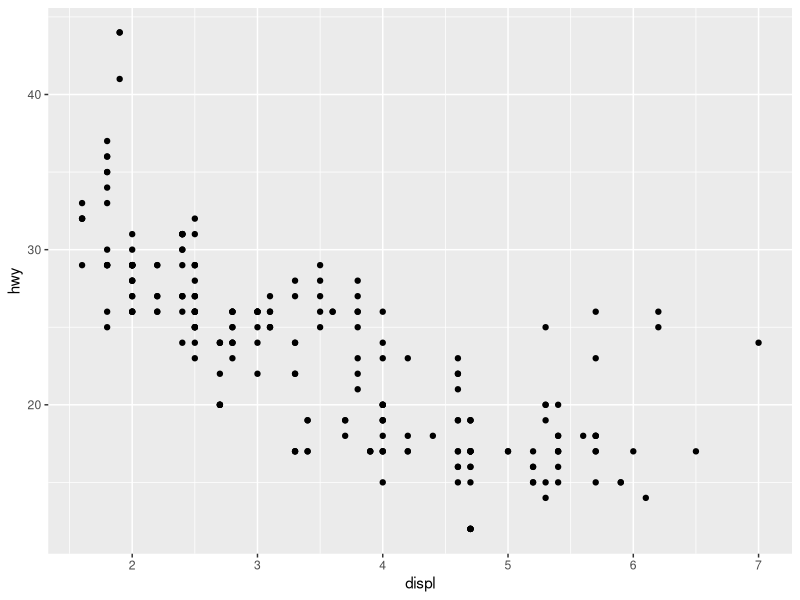
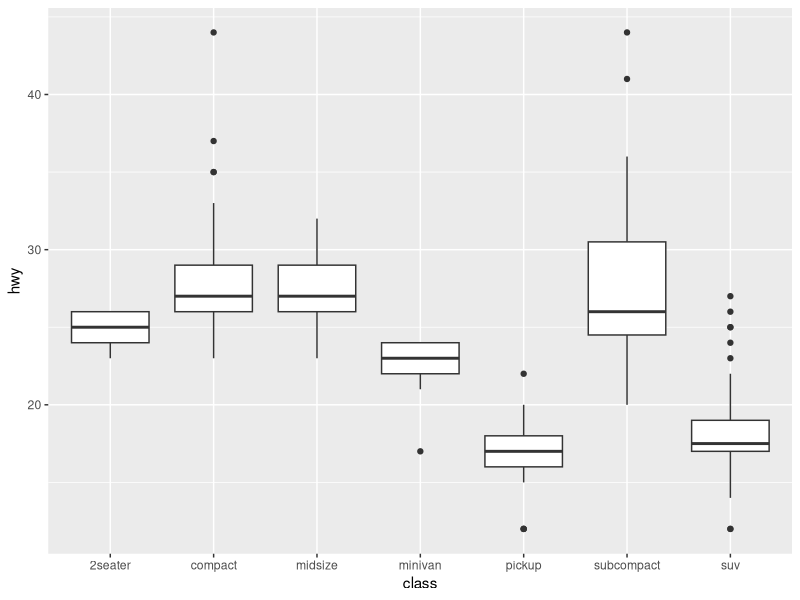
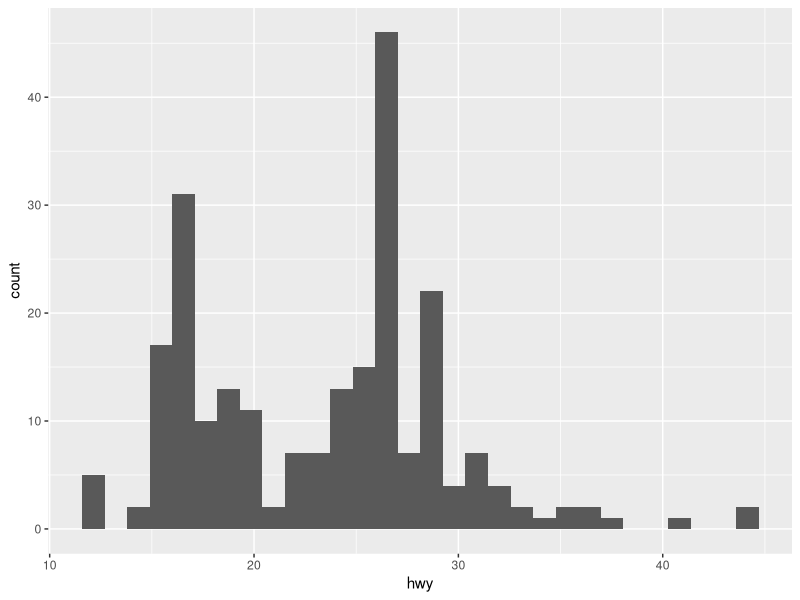
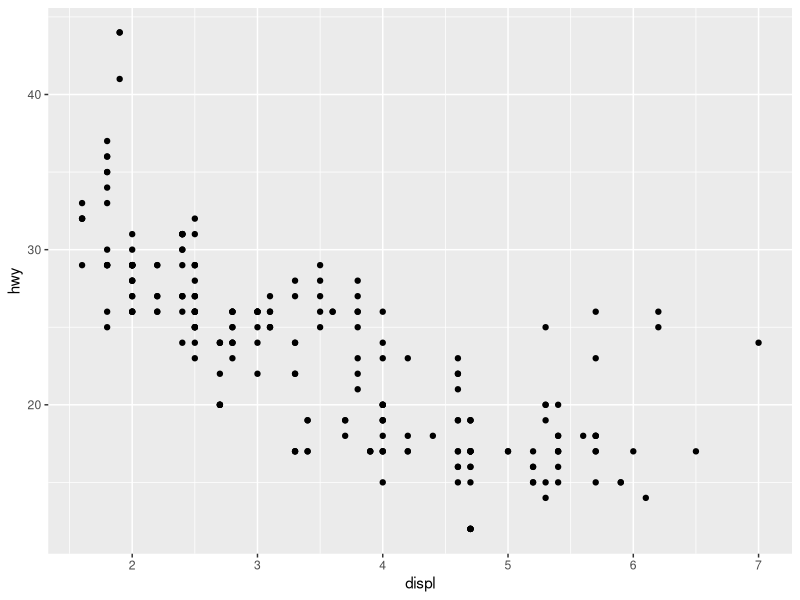
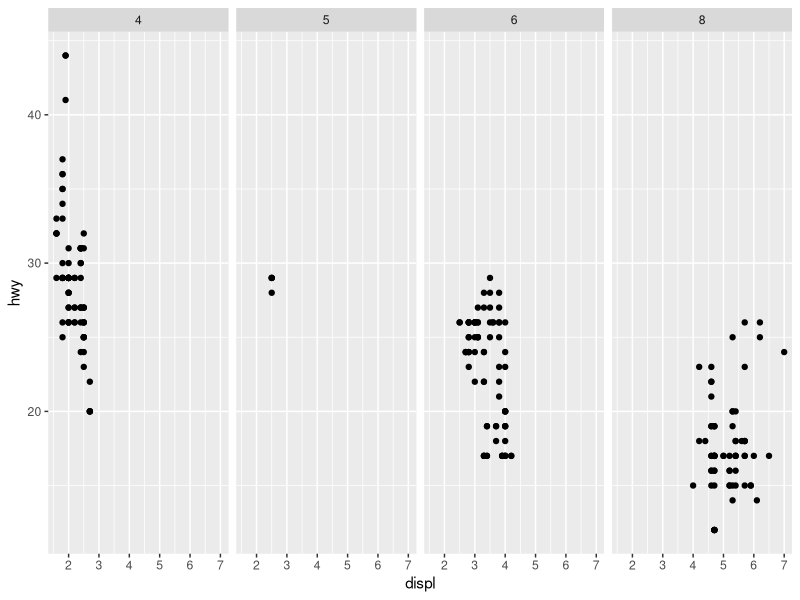
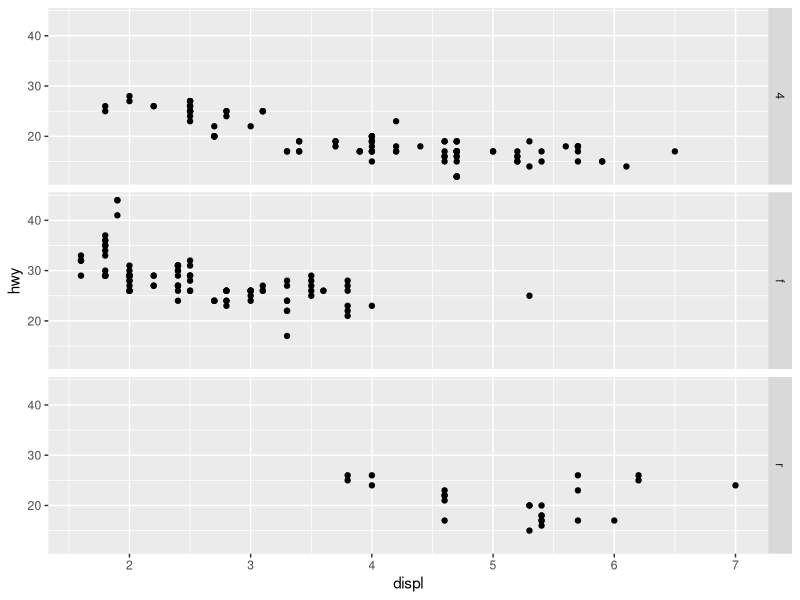
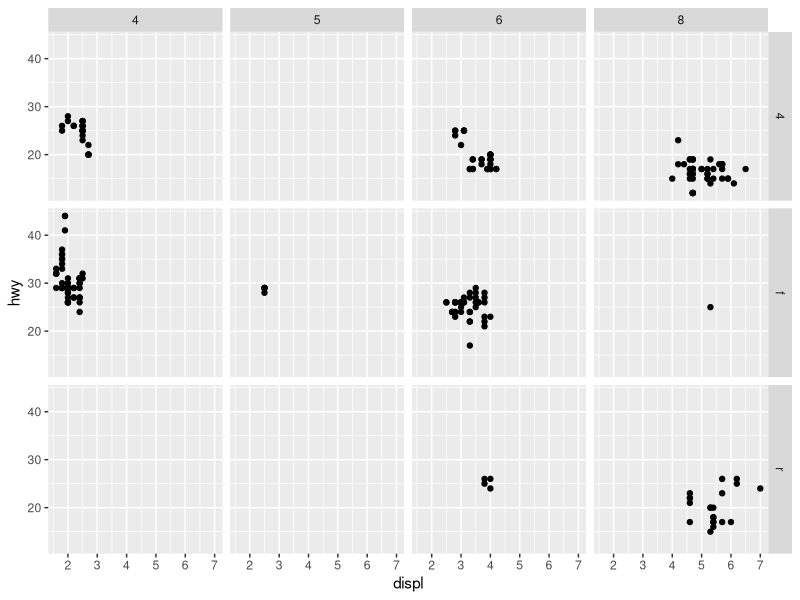
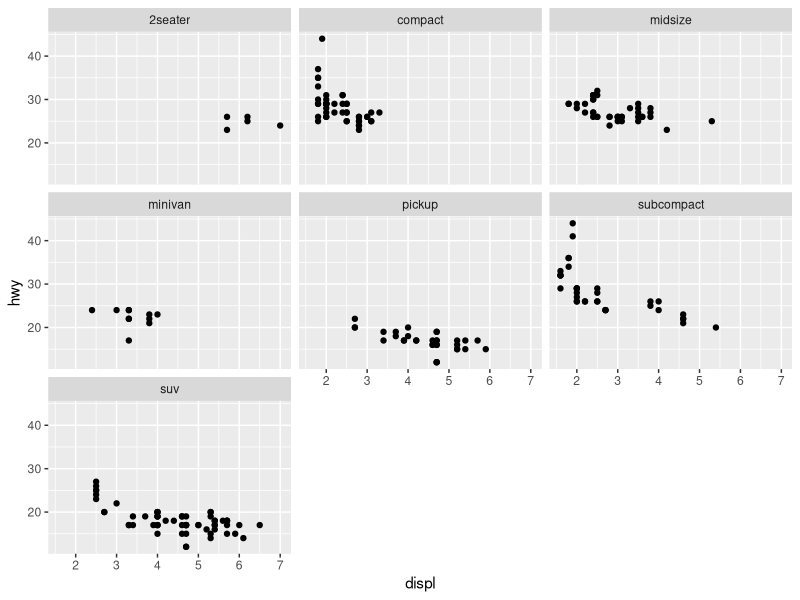

These figures' R source, in order:
## ---- chunk 1
#| label: setup
#| include: false

library(tidyverse)

## ---- chunk 2
#| label: first-rows-mpg
head(mpg)
## ---- chunk 3
#| label: mpg-scatterplot
#add code
ggplot(mpg) +
  geom_point(aes(x = displ, y = hwy))
## ---- chunk 4
#| label: mpg-boxplot
ggplot(data = mpg) +
  geom_boxplot(mapping = aes(x = class, y = hwy))
## ---- chunk 5
#| label: mpg-histogram
ggplot(mpg) +
  geom_histogram(aes(x = hwy))
## ---- chunk 6
#| label: add-label-4
## ---- chunk 7
#| label: add-label-5
ggplot(data = mpg) +
  geom_point(mapping = aes(x = displ, 
                           y = hwy))
## ---- chunk 8
#| label: add-label-help-me
# Makes a plot that the commands below will modify
q <- ggplot(mpg) + geom_point(aes(x = displ, y = hwy))

q + facet_grid(. ~ cyl)
q + facet_grid(drv ~ .)
q + facet_grid(drv ~ cyl)
q + facet_wrap(~ class)
## ---- chunk 9
#| label: add-label-6
## ---- chunk 10
ggplot(mpg) + 
  geom_point(aes(displ, hwy)) +
  geom_smooth(aes(displ, hwy)) 
#  ggsave("example.jpg")
